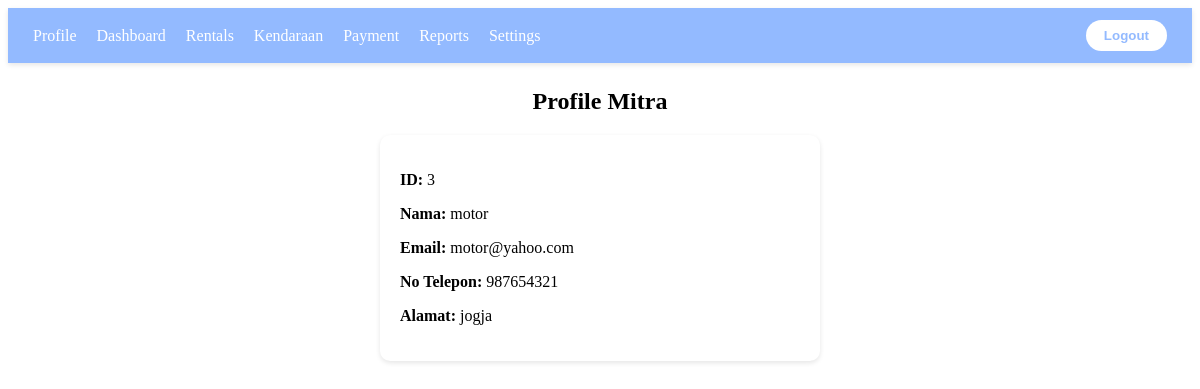
/public/profile.php (signed in), run on the app's committed database.
### tables this page shows
CREATE TABLE `mitra` (
  `id_mitra` int(10) NOT NULL,
  `nama_mitra` varchar(20) NOT NULL,
  `password` varchar(255) NOT NULL,
  `email` varchar(20) NOT NULL,
  `no_telepon` int(20) NOT NULL,
  `alamat` text NOT NULL
);

### public/profile.php (the view, shortened to what this page needs)
<?php
include_once __DIR__ . '/../config/koneksi.php';
$id   = $_SESSION['id'];
$role = $_SESSION['role'];
if ($role === 'customer') {
    $query = "SELECT id_customer AS id, nama, email, no_telepon, alamat, tanggal_daftar
              FROM customer WHERE id_customer = ?";
} else {
    $query = "SELECT id_mitra AS id, nama_mitra AS nama, email, no_telepon, alamat
              FROM mitra WHERE id_mitra = ?";
}
$stmt = $conn->prepare($query);
$stmt->bind_param("i", $id);
$stmt->execute();
$data = $stmt->get_result()->fetch_assoc();
?>
<?php include __DIR__ . '/navbar.php'; ?>
<h2 style="text-align:center; margin-top:25px;">Profile <?= ucfirst($role) ?></h2>
<div style="
    width: 400px;
    margin: 20px auto;
    padding: 20px;
    background: #fff;
    border-radius: 10px;
    box-shadow: 0 2px 5px rgba(0,0,0,0.1);
">
    <p><strong>ID:</strong> <?= $data['id'] ?></p>
    <p><strong>Nama:</strong> <?= $data['nama'] ?></p>
    <p><strong>Email:</strong> <?= $data['email'] ?></p>
    <p><strong>No Telepon:</strong> <?= $data['no_telepon'] ?></p>
    <p><strong>Alamat:</strong> <?= $data['alamat'] ?></p>
</div>

### data on the page
mitra: id_mitra "3", nama_mitra "motor", email "motor@yahoo.com", no_telepon "987654321", alamat "jogja"

### other printed values
$role "Mitra"
